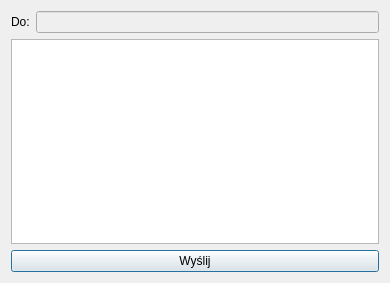
<?xml version="1.0" encoding="UTF-8"?>
<ui version="4.0">
 <class>SendSMS</class>
 <widget class="QDialog" name="SendSMS">
  <property name="geometry">
   <rect>
    <x>0</x>
    <y>0</y>
    <width>390</width>
    <height>283</height>
   </rect>
  </property>
  <property name="windowTitle">
   <string>Dialog</string>
  </property>
  <layout class="QVBoxLayout" name="verticalLayout">
   <item>
    <layout class="QHBoxLayout" name="horizontalLayout">
     <item>
      <widget class="QLabel" name="label">
       <property name="text">
        <string>Do:</string>
       </property>
      </widget>
     </item>
     <item>
      <widget class="QLineEdit" name="lineEditSendTo">
       <property name="enabled">
        <bool>false</bool>
       </property>
      </widget>
     </item>
    </layout>
   </item>
   <item>
    <widget class="QPlainTextEdit" name="plainTextEdit"/>
   </item>
   <item>
    <widget class="QPushButton" name="pushButtonSend">
     <property name="text">
      <string>Wyślij</string>
     </property>
    </widget>
   </item>
  </layout>
 </widget>
 <resources/>
 <connections/>
</ui>
